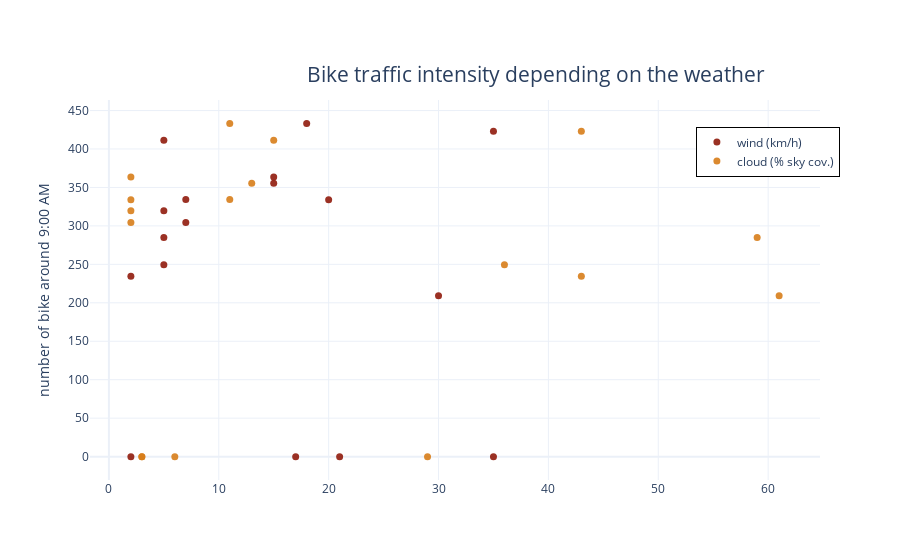

This figure's notebook cell:
### Code cell
import plotly.graph_objects as go

fig = go.Figure()

fig.add_trace(go.Scatter(x=together["wind"], y=together["Today's total"],
                    mode='markers',
                    name='wind (km/h)',
                    marker_size=7,
                    marker_color='rgba(144, 27, 12, .9)'))
fig.add_trace(go.Scatter(x=together["cloud"], y=together["Today's total"],
                    mode='markers',
                    name='cloud (% sky cov.)',
                    marker_size=7,
                    marker_color='rgba(215, 125, 25, .9)'))

fig.update_yaxes(title_text='number of bike around 9:00 AM')
fig.update_layout(title_text='Bike traffic intensity depending on the weather',
                  title_font_size=21,
                  title_x=0.85,
                  title_y=0.88,
                  legend_y=0.93,
                  legend_x=0.83,
                  margin_l=90,
                  legend=dict(bordercolor="Black",
                              borderwidth=1))

fig.layout.template = "plotly_white"
fig.show()

### Figure 1 — Plotly figure (JSON) as saved in the notebook; plotly's stock layout.template omitted (floating-point values rounded to 4 significant figures)
{"data": [{"marker": {"color": "rgba(144, 27, 12, .9)", "size": 7}, "mode": "markers", "name": "wind (km/h)", "type": "scatter", "x": [5, 5, 15, 15, 5, 2, 2, 35, 17, 35, 18, 30, 21, 20, 7, 7, 5], "y": [249.3, 411.5, 355.6, 363.6, 319.5, 0, 234.6, 0, 0, 423.0, 433.3, 209.1, 0, 333.9, 304.3, 334.5, 284.8]}, {"marker": {"color": "rgba(215, 125, 25, .9)", "size": 7}, "mode": "markers", "name": "cloud (% sky cov.)", "type": "scatter", "x": [36, 15, 13, 2, 2, 29, 43, 3, 3, 43, 11, 61, 6, 2, 2, 11, 59], "y": [249.3, 411.5, 355.6, 363.6, 319.5, 0, 234.6, 0, 0, 423.0, 433.3, 209.1, 0, 333.9, 304.3, 334.5, 284.8]}], "layout": {"legend": {"bordercolor": "Black", "borderwidth": 1, "x": 0.83, "y": 0.93}, "margin": {"l": 90}, "title": {"font": {"size": 21}, "text": "Bike traffic intensity depending on the weather", "x": 0.85, "y": 0.88}, "yaxis": {"title": {"text": "number of bike around 9:00 AM"}}}}
